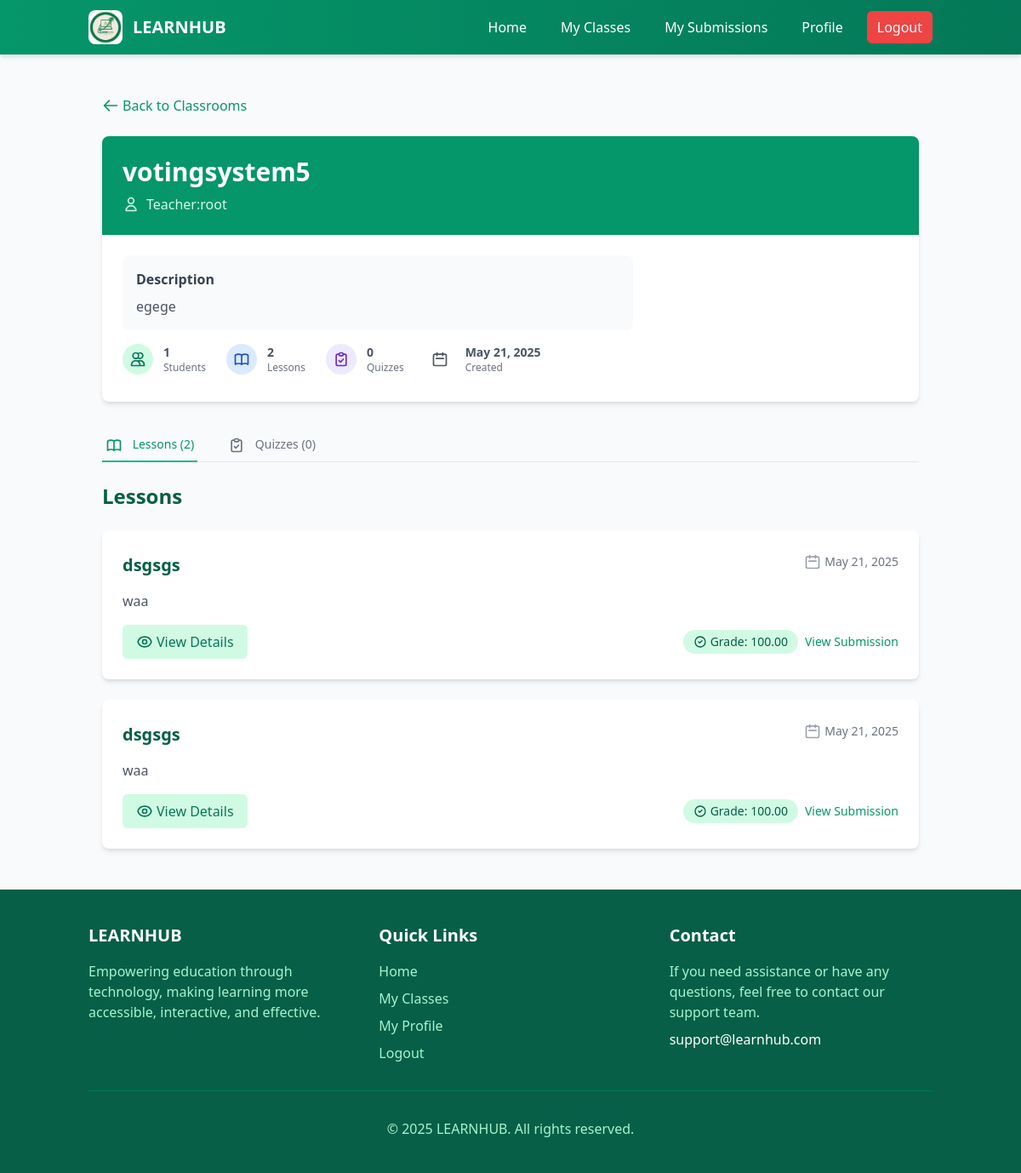
/view_classroom.php?id=1 (signed in), run on the app's committed database.
### tables this page shows
CREATE TABLE `classrooms` (
  `id` int(11) NOT NULL,
  `name` varchar(100) NOT NULL,
  `description` text DEFAULT NULL,
  `status` enum('active','archived') DEFAULT 'active',
  `enrollment_code` varchar(10) DEFAULT NULL,
  `teacher_id` int(11) NOT NULL,
  `created_at` timestamp NOT NULL DEFAULT current_timestamp()
);

CREATE TABLE `users` (
  `id` int(11) NOT NULL,
  `username` varchar(50) NOT NULL,
  `password` varchar(255) NOT NULL,
  `email` varchar(100) NOT NULL,
  `role` enum('student','teacher','admin') NOT NULL,
  `created_at` timestamp NOT NULL DEFAULT current_timestamp(),
  `last_login` datetime DEFAULT NULL
);

CREATE TABLE `lessons` (
  `id` int(11) NOT NULL,
  `title` varchar(255) NOT NULL,
  `description` text DEFAULT NULL,
  `content` text DEFAULT NULL,
  `file_path` varchar(255) DEFAULT NULL,
  `classroom_id` int(11) NOT NULL,
  `created_at` timestamp NOT NULL DEFAULT current_timestamp()
);

CREATE TABLE `submissions` (
  `id` int(11) NOT NULL,
  `lesson_id` int(11) NOT NULL,
  `student_id` int(11) NOT NULL,
  `content` text DEFAULT NULL,
  `file_path` varchar(255) DEFAULT NULL,
  `grade` decimal(5,2) DEFAULT NULL,
  `feedback` text DEFAULT NULL,
  `graded_at` datetime DEFAULT NULL,
  `graded_by` int(11) DEFAULT NULL,
  `submitted_at` timestamp NOT NULL DEFAULT current_timestamp()
);

### view_classroom.php (the view, shortened to what the rows shown need)
<?php
include 'includes/header.php';
$classroom_id = $_GET['id'];
$user_id = $_SESSION['user_id'];
$user_role = $_SESSION['role'];
$stmt = $conn->prepare("SELECT * FROM classrooms WHERE id = ?");
$stmt->bind_param("i", $classroom_id);
$stmt->execute();
$result = $stmt->get_result();
$classroom = $result->fetch_assoc();
if ($user_role === 'teacher' && $classroom['teacher_id'] === $user_id) {
    $has_access = true;
    $is_teacher = true;
} elseif ($user_role === 'student') {
    $classroom_students_table_exists = $conn->query("SHOW TABLES LIKE 'classroom_students'")->num_rows > 0;
    if ($classroom_students_table_exists) {
        $stmt = $conn->prepare("SELECT * FROM classroom_students WHERE classroom_id = ? AND student_id = ?");
        $stmt->bind_param("ii", $classroom_id, $user_id);
        $stmt->execute();
        $result = $stmt->get_result();
        if ($result->num_rows > 0) {
            $is_teacher = false;
        }
    }
} elseif ($user_role === 'admin') {
    $has_access = true;
    $is_teacher = true;
}
$stmt = $conn->prepare("SELECT username FROM users WHERE id = ?");
$stmt->bind_param("i", $classroom['teacher_id']);
$stmt->execute();
$result = $stmt->get_result();
$teacher = $result->fetch_assoc();
$stmt = $conn->prepare("SELECT * FROM lessons WHERE classroom_id = ? ORDER BY created_at DESC");
$stmt->bind_param("i", $classroom_id);
$stmt->execute();
$result = $stmt->get_result();
$lessons = $result->fetch_all(MYSQLI_ASSOC);
?>
<div class="container mx-auto px-4 py-6 fade-in">
    <div class="bg-white rounded-lg shadow-md overflow-hidden hover-scale animate__animated animate__fadeIn mb-8">
        <div class="bg-green-600 p-6 text-white">
            <h1 class="text-3xl font-bold mb-2"><?php echo htmlspecialchars($classroom['name']); ?></h1>
            <p class="text-green-100 flex items-center">
                <svg xmlns="http://www.w3.org/2000/svg" class="h-5 w-5 mr-2" fill="none" viewBox="0 0 24 24" stroke="currentColor">
                    <path stroke-linecap="round" stroke-linejoin="round" stroke-width="2" d="M16 7a4 4 0 11-8 0 4 4 0 018 0zM12 14a7 7 0 00-7 7h14a7 7 0 00-7-7z" />
                </svg>
                <span class="font-medium">Teacher:</span> <?php echo htmlspecialchars($teacher['username']); ?>
            </p>
        </div>
        <div class="p-6">
            <div class="grid grid-cols-1 md:grid-cols-3 gap-6">
                <div class="md:col-span-2">
                    <div class="bg-gray-50 rounded-lg p-4 mb-4">
                        <h3 class="font-semibold text-gray-700 mb-2">Description</h3>
                        <?php if (!empty($classroom['description'])): ?>
                            <p class="text-gray-600"><?php echo nl2br(htmlspecialchars($classroom['description'])); ?></p>
                        <?php else: ?>
                            <p class="text-gray-500 italic">No description provided.</p>
                        <?php endif; ?>
                    </div>
                    <div class="flex flex-wrap items-center space-x-6 text-sm">
                        <div class="flex items-center mb-2 text-gray-600">
                            <div>
                                <div class="font-semibold"><?php echo date('M d, Y', strtotime($classroom['created_at'])); ?></div>
                                <div class="text-xs text-gray-500">Created</div>
                            </div>
                        </div>
                    </div>
                </div>
            </div>
        </div>
    </div>
    <div id="lessons-content" class="tab-content">
        <div class="mb-6 flex flex-col md:flex-row md:justify-between md:items-center">
            <h2 class="text-2xl font-bold text-green-800 mb-4 md:mb-0">Lessons</h2>
        </div>
        <?php if (empty($lessons)): ?>
            <div class="bg-green-50 border-l-4 border-green-400 p-6 rounded-lg shadow-sm">
                <div class="flex">
                    <div class="flex-shrink-0">
                        <svg xmlns="http://www.w3.org/2000/svg" class="h-6 w-6 text-green-500" fill="none" viewBox="0 0 24 24" stroke="currentColor">
                            <path stroke-linecap="round" stroke-linejoin="round" stroke-width="2" d="M13 16h-1v-4h-1m1-4h.01M21 12a9 9 0 11-18 0 9 9 0 0118 0z" />
                        </svg>
                    </div>
                    <div class="ml-3">
                        <p class="text-green-700">
                            <?php if ($is_teacher): ?>
                                No lessons have been added to this classroom yet. Click "Add New Lesson" to get started.
                            <?php else: ?>
                                No lessons have been added to this classroom yet.
                            <?php endif; ?>
                        </p>
                    </div>
                </div>
            </div>
            <?php if ($is_teacher): ?>
                <div class="mt-12 text-center">
                    <svg xmlns="http://www.w3.org/2000/svg" class="h-32 w-32 mx-auto text-green-200 mb-6" fill="none" viewBox="0 0 24 24" stroke="currentColor">
                        <path stroke-linecap="round" stroke-linejoin="round" stroke-width="1" d="M12 6.253v13m0-13C10.832 5.477 9.246 5 7.5 5S4.168 5.477 3 6.253v13C4.168 18.477 5.754 18 7.5 18s3.332.477 4.5 1.253m0-13C13.168 5.477 14.754 5 16.5 5c1.747 0 3.332.477 4.5 1.253v13C19.832 18.477 18.247 18 16.5 18c-1.746 0-3.332.477-4.5 1.253" />
                    </svg>
                    <h3 class="text-xl font-semibold text-gray-700 mb-2">Time to Add Your First Lesson</h3>
                    <p class="text-gray-500 max-w-md mx-auto">Create lessons to share learning materials, assignments, and resources with your students.</p>
                </div>
            <?php endif; ?>
        <?php else: ?>
            <div class="space-y-6">
                <?php foreach ($lessons as $lesson): ?>
                    <div class="bg-white rounded-lg shadow-md overflow-hidden hover-scale feature-card transition-all duration-300">
                        <div class="p-6">
                            <div class="flex flex-wrap justify-between items-start">
                                <h3 class="text-xl font-bold mb-2 text-green-800"><?php echo htmlspecialchars($lesson['title']); ?></h3>
                                <div class="flex items-center text-sm text-gray-500">
                                    <svg xmlns="http://www.w3.org/2000/svg" class="h-5 w-5 mr-1 text-gray-400" fill="none" viewBox="0 0 24 24" stroke="currentColor">
                                        <path stroke-linecap="round" stroke-linejoin="round" stroke-width="2" d="M8 7V3m8 4V3m-9 8h10M5 21h14a2 2 0 002-2V7a2 2 0 00-2-2H5a2 2 0 00-2 2v12a2 2 0 002 2z" />
                                    </svg>
                                    <?php echo date('F j, Y', strtotime($lesson['created_at'])); ?>
                                </div>
                            </div>
                            <?php if (!empty($lesson['description'])): ?>
                                <p class="text-gray-600 mb-4 mt-2"><?php echo nl2br(htmlspecialchars($lesson['description'])); ?></p>
                            <?php endif; ?>
                            <?php
                            $submissions_table_exists = $conn->query("SHOW TABLES LIKE 'submissions'")->num_rows > 0;
                            ?>
                            <div class="flex flex-wrap items-center justify-between mt-4">
                                <div class="flex flex-wrap space-x-2 mb-2 md:mb-0">
                                    <a href="view_lesson.php?id=<?php echo $lesson['id']; ?>" class="bg-green-100 hover:bg-green-200 text-green-700 px-4 py-2 rounded-md flex items-center transition-colors duration-300">
                                        View Details
                                    </a>
                                </div>
                                <?php if ($is_teacher): ?>
                                    <div class="flex flex-wrap space-x-2">
                                        <a href="edit_lesson.php?id=<?php echo $lesson['id']; ?>" class="bg-gray-100 hover:bg-gray-200 text-gray-700 px-4 py-2 rounded-md flex items-center transition-colors duration-300 mb-2 md:mb-0">
                                            <svg xmlns="http://www.w3.org/2000/svg" class="h-5 w-5 mr-1" fill="none" viewBox="0 0 24 24" stroke="currentColor">
                                                <path stroke-linecap="round" stroke-linejoin="round" stroke-width="2" d="M11 5H6a2 2 0 00-2 2v11a2 2 0 002 2h11a2 2 0 002-2v-5m-1.414-9.414a2 2 0 112.828 2.828L11.828 15H9v-2.828l8.586-8.586z" />
                                            </svg>
                                            Edit
                                        </a>
                                        <?php if ($submissions_table_exists): ?>
                                        <a href="lesson_submissions.php?id=<?php echo $lesson['id']; ?>" class="bg-green-100 hover:bg-green-200 text-green-700 px-4 py-2 rounded-md flex items-center transition-colors duration-300">
                                            <svg xmlns="http://www.w3.org/2000/svg" class="h-5 w-5 mr-1" fill="none" viewBox="0 0 24 24" stroke="currentColor">
                                                <path stroke-linecap="round" stroke-linejoin="round" stroke-width="2" d="M9 5H7a2 2 0 00-2 2v12a2 2 0 002 2h10a2 2 0 002-2V7a2 2 0 00-2-2h-2M9 5a2 2 0 002 2h2a2 2 0 002-2M9 5a2 2 0 012-2h2a2 2 0 012 2" />
                                            </svg>
                                            View Submissions
                                        </a>
                                        <?php endif; ?>
                                    </div>
                                <?php else: ?>
                                    <?php
                                    $has_submitted = false;
                                    $submission = null;
                                    if ($submissions_table_exists) {
                                        $stmt = $conn->prepare("SELECT id, grade FROM submissions WHERE lesson_id = ? AND student_id = ?");
                                        $stmt->bind_param("ii", $lesson['id'], $user_id);
                                        $stmt->execute();
                                        $result = $stmt->get_result();
                                        $submission = $result->fetch_assoc();
                                        $has_submitted = $result->num_rows > 0;
                                    }
                                    ?>
                                    <?php if ($has_submitted): ?>
                                        <div class="flex items-center">
                                            <?php if ($submission['grade'] !== null): ?>
                                                <span class="bg-green-100 text-green-800 px-3 py-1 rounded-full text-sm font-medium flex items-center mr-2">
                                                    <svg xmlns="http://www.w3.org/2000/svg" class="h-4 w-4 mr-1" fill="none" viewBox="0 0 24 24" stroke="currentColor">
                                                        <path stroke-linecap="round" stroke-linejoin="round" stroke-width="2" d="M9 12l2 2 4-4m6 2a9 9 0 11-18 0 9 9 0 0118 0z" />
                                                    </svg>
                                                    Grade: <?php echo $submission['grade']; ?>
                                                </span>
                                            <?php endif; ?>
                                            <a href="view_submission.php?id=<?php echo $submission['id']; ?>" class="text-green-600 hover:text-green-800 text-sm font-medium transition-colors duration-300">
                                                View Submission
                                            </a>
                                        </div>
                                    <?php endif; ?>
                                <?php endif; ?>
                            </div>
                        </div>
                    </div>
                <?php endforeach; ?>
            </div>
        <?php endif; ?>
    </div>
</div>
<?php include 'includes/footer.php'; ?>

### data on the page
classrooms: name "votingsystem5", description "egege", created_at "May 21, 2025"
users: username "root"
lessons: title "dsgsgs", created_at "May 21, 2025", description "waa", submissions.grade "100.00"
lessons: title "dsgsgs", created_at "May 21, 2025", description "waa", submissions.grade "100.00"

### other printed values
$student_count "1"
count($lessons) "2"
count($quizzes) "0"
